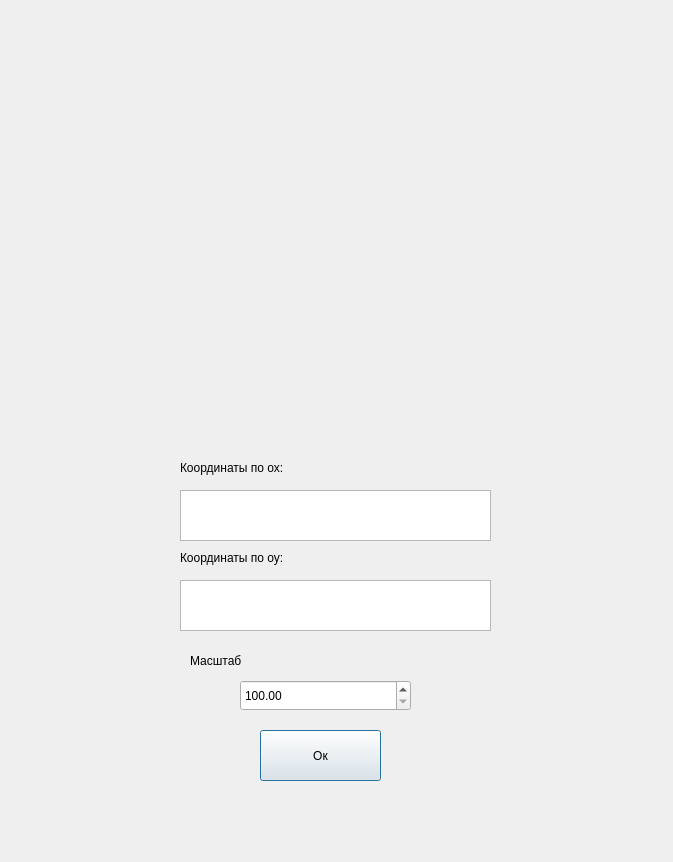
<?xml version="1.0" encoding="UTF-8"?>
<ui version="4.0">
 <class>Dialog</class>
 <widget class="QDialog" name="Dialog">
  <property name="geometry">
   <rect>
    <x>0</x>
    <y>0</y>
    <width>673</width>
    <height>862</height>
   </rect>
  </property>
  <property name="windowTitle">
   <string>Dialog</string>
  </property>
  <widget class="QTextEdit" name="textEdit">
   <property name="geometry">
    <rect>
     <x>180</x>
     <y>490</y>
     <width>311</width>
     <height>51</height>
    </rect>
   </property>
  </widget>
  <widget class="QLabel" name="label">
   <property name="geometry">
    <rect>
     <x>180</x>
     <y>460</y>
     <width>291</width>
     <height>16</height>
    </rect>
   </property>
   <property name="text">
    <string>Координаты по ох:</string>
   </property>
  </widget>
  <widget class="QLabel" name="label_2">
   <property name="geometry">
    <rect>
     <x>180</x>
     <y>550</y>
     <width>291</width>
     <height>16</height>
    </rect>
   </property>
   <property name="text">
    <string>Координаты по оу:</string>
   </property>
  </widget>
  <widget class="QPushButton" name="pushButton">
   <property name="geometry">
    <rect>
     <x>260</x>
     <y>730</y>
     <width>121</width>
     <height>51</height>
    </rect>
   </property>
   <property name="text">
    <string>Ок</string>
   </property>
  </widget>
  <widget class="QLabel" name="map">
   <property name="geometry">
    <rect>
     <x>150</x>
     <y>130</y>
     <width>371</width>
     <height>351</height>
    </rect>
   </property>
   <property name="text">
    <string/>
   </property>
  </widget>
  <widget class="QDoubleSpinBox" name="doubleSpinBox">
   <property name="geometry">
    <rect>
     <x>240</x>
     <y>680</y>
     <width>171</width>
     <height>31</height>
    </rect>
   </property>
   <property name="minimum">
    <double>100.000000000000000</double>
   </property>
   <property name="maximum">
    <double>300.000000000000000</double>
   </property>
   <property name="singleStep">
    <double>50.000000000000000</double>
   </property>
  </widget>
  <widget class="QLabel" name="label_3">
   <property name="geometry">
    <rect>
     <x>190</x>
     <y>650</y>
     <width>131</width>
     <height>21</height>
    </rect>
   </property>
   <property name="text">
    <string>Масштаб</string>
   </property>
  </widget>
  <widget class="QTextEdit" name="textEdit_2">
   <property name="geometry">
    <rect>
     <x>180</x>
     <y>580</y>
     <width>311</width>
     <height>51</height>
    </rect>
   </property>
  </widget>
 </widget>
 <resources/>
 <connections/>
</ui>
